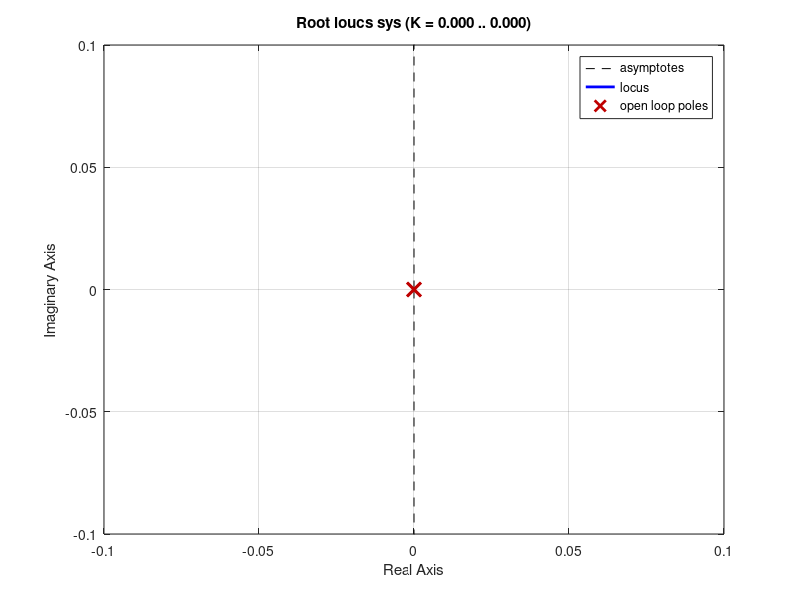

The MATLAB source for this figure:
% In this simplified version we are only considering the rotation component. Therefore, the only two state variables are theta and theta'.
% The only input is phi.
% The only dynamic equation is J*theta'' = - T*L*sin(phi)

clc
clear 
close all

%% Define the parameter
% M = 1.5;        % Mass of the rocket
% J = 0.125;      % Moment of inertia
% g = 9.81;       % Gravitational constant
% T = M * g;      % Thrust at equilibrium (for hover)
% bx = 0.1;       % Drag coefficient along x
% by = 0.1;       % Drag coefficient along y
% L = 0.4;        % Distance from center to thrust line
load('rocketParameters.mat');


%% Define the matrices
% q1 = angle of the rocket from the vertical position
% q2 = q1' = angular velocity of the rocket
% u = phi = angle of the thrust with respect of the rocket axis
% y = output = q1

% First define the matrices to use their elements easily
A = [0 1; 0 0];
B = [0; -T*L/J];
C = [1 0]; 
D = 0;

sys = ss(A,B,C,D);
eig(A)
pole(sys); % this gives the same result as eig(A)
Sc = ctrb(sys) % controllability matrix
rank(Sc) % = 2 --> the system is completely controllable
So = obsv(sys) % observability matrix
rank(So) % = 2 --> the system is not completely observable
rlocus(sys)

